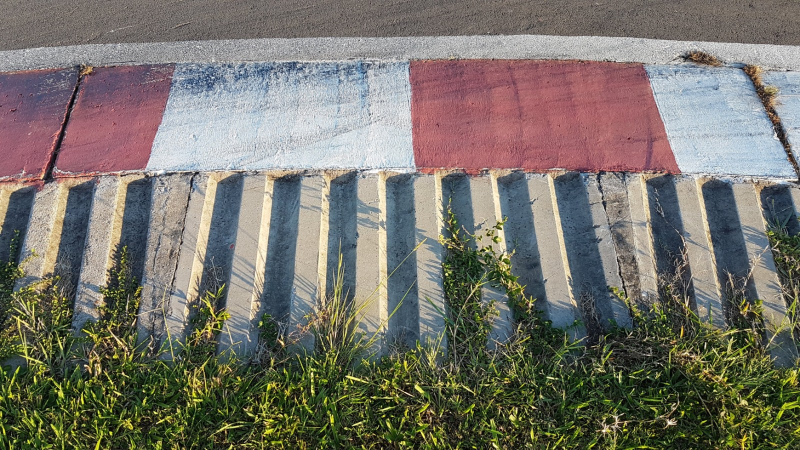
#> input picture tools/reference/rumble-with-concrete.jpeg, 1600 x 900 px, found by its file name (shown at 1/2 size)
$ python sheets.py reference/Rumble1.dds.png
#> lines starting #> are read from the running program, lines starting #| are printed output that depends on the picture
"""Side-by-side sheets from the renders, plus the kerb cross-sections."""
import os

import numpy as np
from PIL import Image, ImageDraw, ImageFont

ROOT = os.path.dirname(os.path.dirname(os.path.abspath(__file__)))
R = os.path.join(ROOT, 'tools', 'render')
A = os.path.join(ROOT, 'assets')
BG, FG, DIM = (24, 26, 30), (236, 236, 232), (160, 164, 170)


def font(px, bold=False):
    return ImageFont.truetype('arialbd.ttf' if bold else 'arial.ttf', px)


def pair(left, right, l_label, r_label, out, h=900, title=None):
#> called with left = 'assets/rumble-with-concrete.jpeg', right = 'tools/render/concrete_photo.png', l_label = 'Photo', r_label = 'New model', out = '1_concrete_vs_photo.png', h = 900, title = 'Concrete kerb'
    a, b = [Image.open(p).convert('RGB') for p in (left, right)]
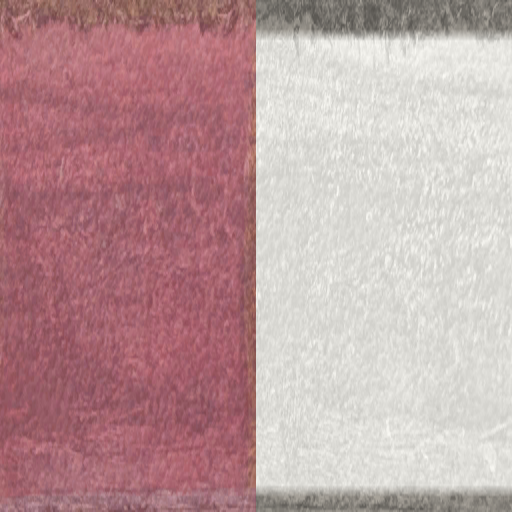
#> input picture tools/reference/Rumble1.dds.png, 512 x 512 px, given in place of concrete_photo.png, which was not available
#> a is the input picture: PIL image 1600x900 RGB; mean R, G, B 119.4, 115.8, 107
#> b is the input picture: PIL image 512x512 RGB; mean R, G, B 188.3, 156.2, 158.2
    a = a.resize((a.width * h // a.height, h), Image.LANCZOS)
    b = b.resize((b.width * h // b.height, h), Image.LANCZOS)
#> b: PIL image 900x900 RGB
    pad, top = 24, 92
    im = Image.new('RGB', (a.width + b.width + pad * 3, h + top + pad), BG)
    d = ImageDraw.Draw(im)
    d.text((pad, 12), title, font=font(30, True), fill=FG)
    d.text((pad, top - 36), l_label, font=font(24), fill=DIM)
    d.text((a.width + pad * 2, top - 36), r_label, font=font(24), fill=DIM)
    im.paste(a, (pad, top))
    im.paste(b, (a.width + pad * 2, top))
#> call 2 of pair, with left = 'assets/rumble-floor.jpeg', right = 'tools/render/floor_photo.png', l_label = 'Photo', r_label = 'New model', out = '2_floor_vs_photo.png', h = 900, title = 'Floor kerb'
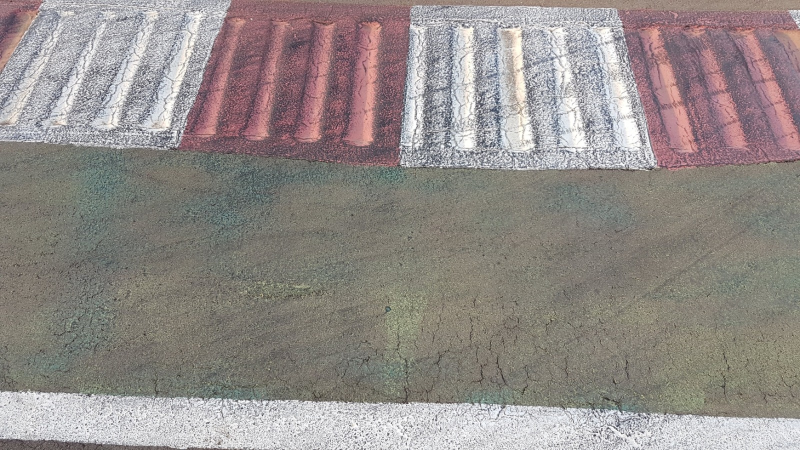
#> input picture tools/reference/rumble-floor.jpeg, 1600 x 900 px, found by its file name (shown at 1/2 size)
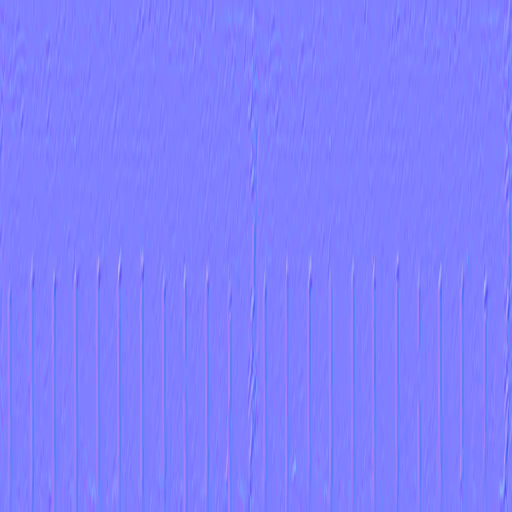
#> input picture tools/reference/Rumble_norm.dds.png, 512 x 512 px, given in place of floor_photo.png, which was not available
#> in pair, a is the input picture: PIL image 1600x900 RGB; mean R, G, B 147.1, 140.3, 137.1
#> in pair, b is the input picture: PIL image 512x512 RGB; mean R, G, B 127.6, 127.5, 254.6
#> in pair (call 2), `im.paste(b, (a.width + pad * 2, top))`:
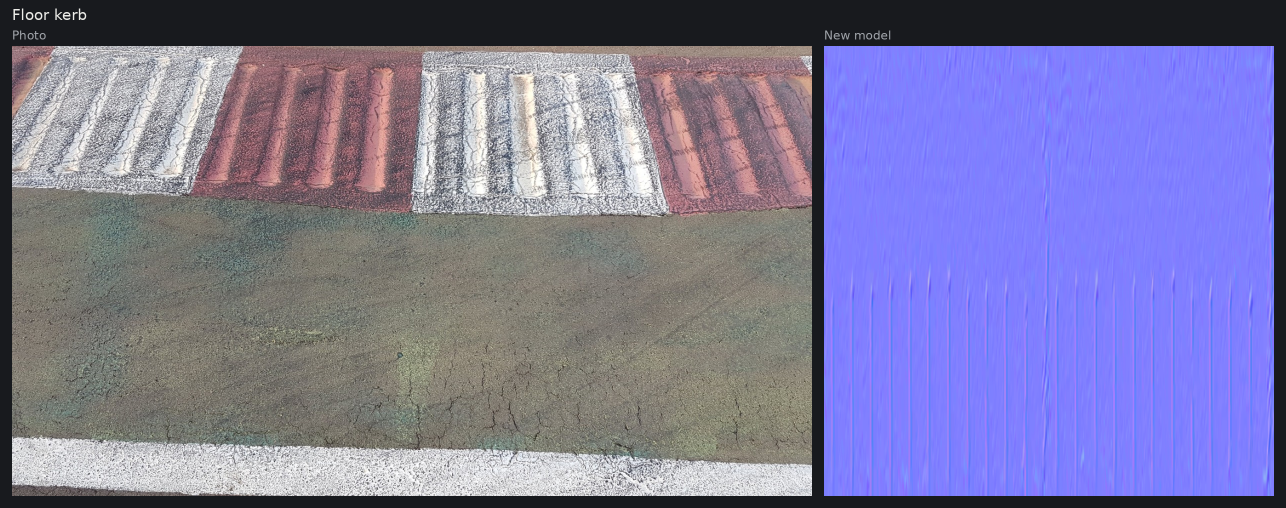
#> im: PIL image 2572x1016 RGB (shown at 1/2 size); mean R, G, B 124.1, 120.6, 158.8
#> call 3 of pair, with left = 'assets/pole.jpeg', right = 'tools/render/pole_photo.png', l_label = 'Photo', r_label = 'New model', out = '3_pole_vs_photo.png', h = 1400, title = 'Pole'
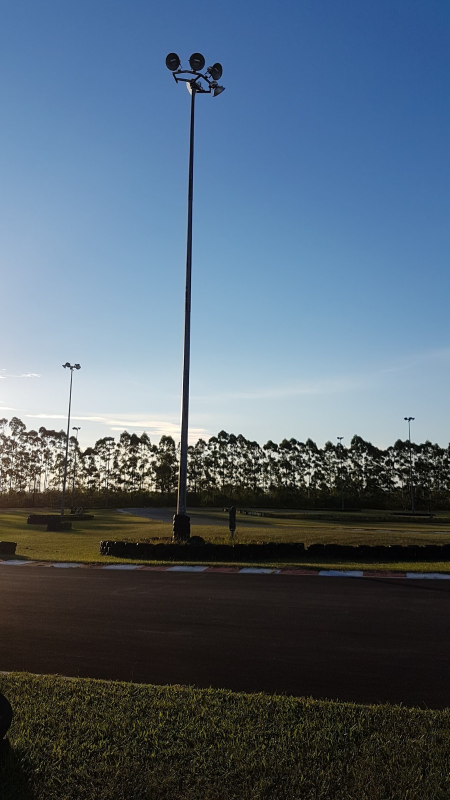
#> input picture tools/reference/pole.jpeg, 899 x 1600 px, found by its file name (shown at 1/2 size)
#> in pair, a is the input picture: PIL image 899x1600 RGB; mean R, G, B 83, 99.8, 115.7
#> in pair (call 3), `im.paste(a, (pad, top))`:
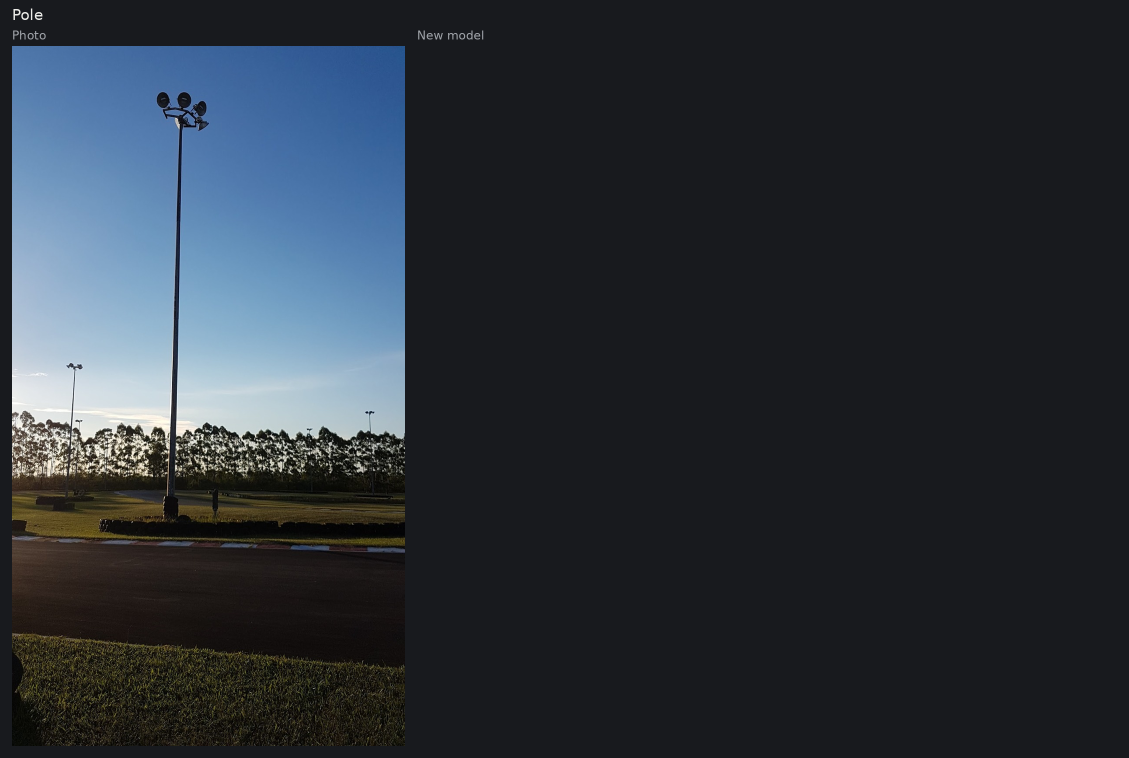
#> im: PIL image 2258x1516 RGB (shown at 1/2 size); mean R, G, B 43, 49.8, 57.7
#> in pair (call 3), `im.paste(b, (a.width + pad * 2, top))`:
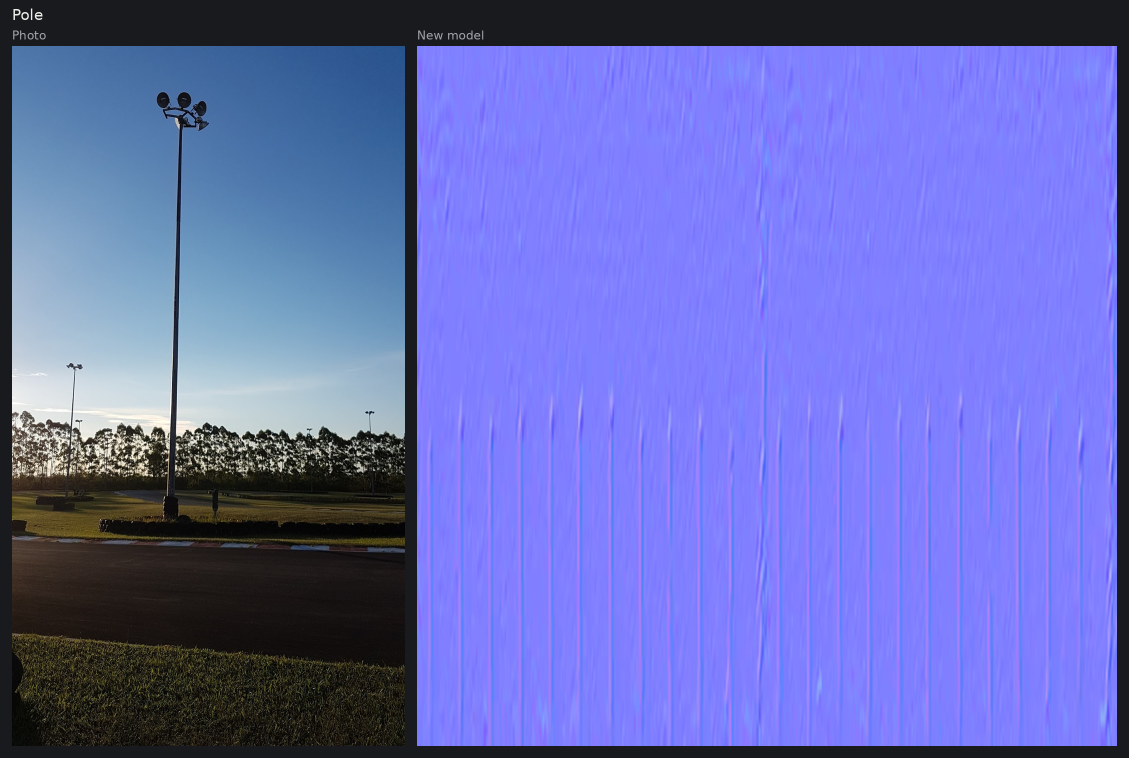
#> im: PIL image 2258x1516 RGB (shown at 1/2 size); mean R, G, B 102.4, 107.9, 186.2
    im.save(os.path.join(R, out))


def label(name, tags, out):
#> (the run stopped early here; a loop or call above may not have finished)
